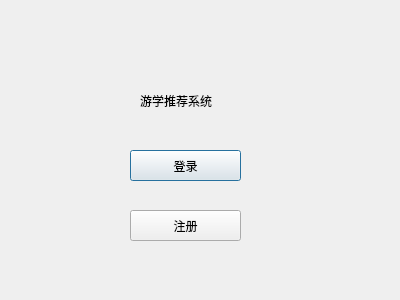
<?xml version="1.0" encoding="UTF-8"?>
<ui version="4.0">
 <class>Dialog</class>
 <widget class="QDialog" name="Dialog">
  <property name="geometry">
   <rect>
    <x>0</x>
    <y>0</y>
    <width>400</width>
    <height>300</height>
   </rect>
  </property>
  <property name="windowTitle">
   <string>Dialog</string>
  </property>
  <widget class="QPushButton" name="pushButton">
   <property name="geometry">
    <rect>
     <x>130</x>
     <y>150</y>
     <width>111</width>
     <height>31</height>
    </rect>
   </property>
   <property name="text">
    <string>登录</string>
   </property>
  </widget>
  <widget class="QPushButton" name="pushButton_2">
   <property name="geometry">
    <rect>
     <x>130</x>
     <y>210</y>
     <width>111</width>
     <height>31</height>
    </rect>
   </property>
   <property name="text">
    <string>注册</string>
   </property>
  </widget>
  <widget class="QLabel" name="label">
   <property name="geometry">
    <rect>
     <x>140</x>
     <y>60</y>
     <width>81</width>
     <height>81</height>
    </rect>
   </property>
   <property name="text">
    <string>游学推荐系统</string>
   </property>
  </widget>
 </widget>
 <resources/>
 <connections/>
</ui>
